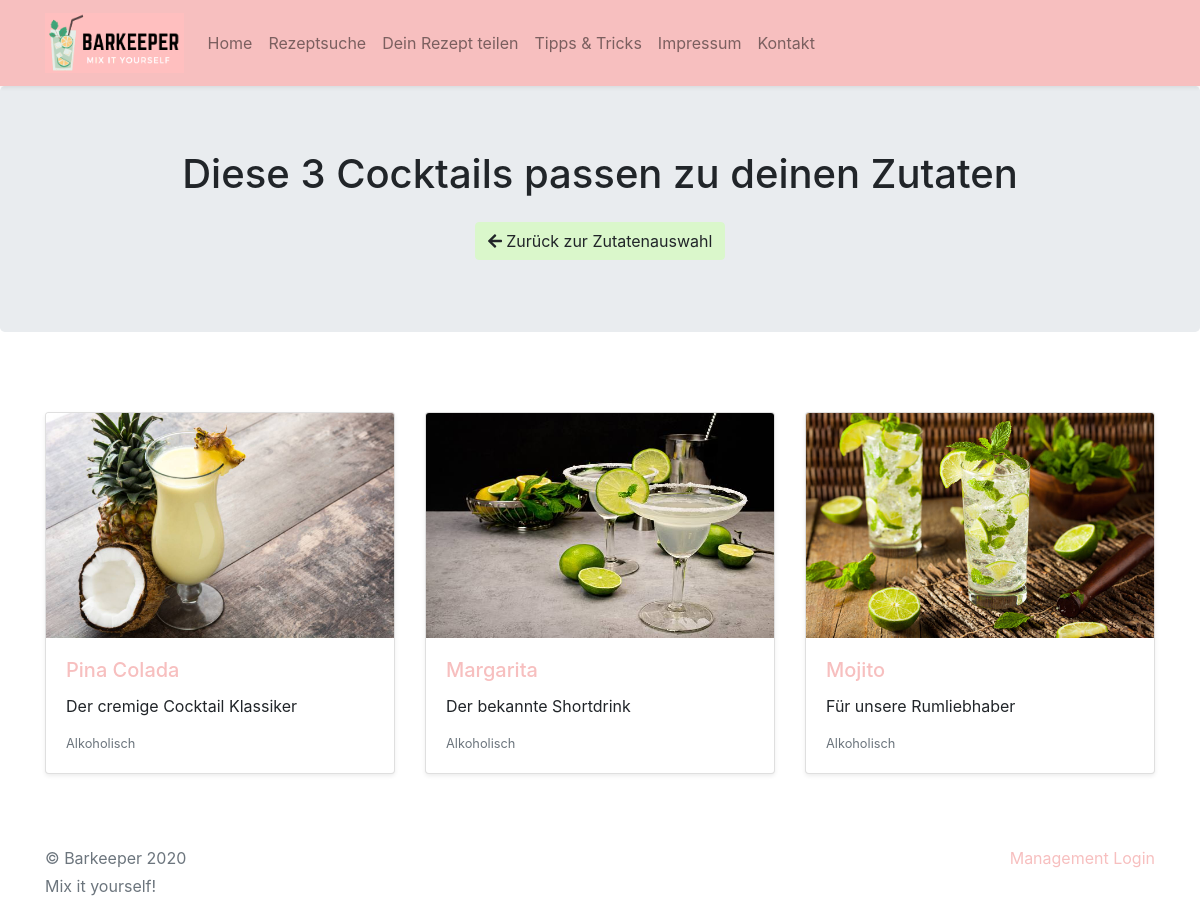
The app's page /cocktail-results.php with its own data.
### tables this page shows
CREATE TABLE `cocktails` (
  `id` int(11) NOT NULL,
  `title` varchar(255) NOT NULL,
  `description` text NOT NULL,
  `preparation` text NOT NULL,
  `image` varchar(255) DEFAULT NULL,
  `alcoholic` tinyint(1) NOT NULL DEFAULT 1,
  `released` tinyint(1) NOT NULL DEFAULT 0,
  `created_at` timestamp NOT NULL DEFAULT current_timestamp(),
  `updated_at` timestamp NOT NULL DEFAULT current_timestamp()
);

### database/cocktails.php (called while the page is built, shortened)
<?php
require_once($_SERVER["DOCUMENT_ROOT"]."/database/models/cocktail.php");
require_once($_SERVER["DOCUMENT_ROOT"]."/database/models/cocktail-ingredient.php");
class Cocktails {
    private $db;
    function __construct()
    {
        global $dbConnection;
        $this->db = $dbConnection;
    }
    private function _getIngredients($id) {
        $ingredients = [];
        $stmt = $this->db->prepare("SELECT * FROM `cocktail_ingredients` INNER JOIN ingredients ON cocktail_ingredients.ingredient_id = ingredients.id WHERE cocktail_ingredients.cocktail_id = ?");
        $stmt->bind_param('i', $id);
        $succ = $stmt->execute();
        if($succ) {
            $res = $stmt->get_result();
            while ($row = $res->fetch_array())
            {
                $i = new CocktailIngredient();
                $i->setId($row["id"]);
                $i->setIngredientId($row["ingredient_id"]);
                $i->setCocktailId($row["cocktail_id"]);
                $i->setAmount($row["amount"]);
                $i->setTitle($row["title"]);
                array_push($ingredients, $i);
            }
        }
        return $ingredients;
    }
    public function findAllWithIngredients($ingredients = [], $and = true) {
        $cocktails = [];
        $sql = "SELECT cocktails.* FROM `cocktail_ingredients` INNER JOIN `cocktails` ON cocktail_ingredients.cocktail_id = cocktails.id WHERE released = 1";
        $ingCount = count($ingredients);
        $sql = $sql . " GROUP BY cocktails.id";
        $stmt = $this->db->prepare($sql);
        $succ = $stmt->execute();
        if($succ) {
            $res = $stmt->get_result();
            while ($cocktail = $res->fetch_array())
            {
                $i = new Cocktail();
                $i->setId($cocktail["id"]);
                $i->setTitle($cocktail["title"]);
                $i->setDescription($cocktail["description"]);
                $i->setPreparation($cocktail["preparation"]);
                $i->setImage($cocktail["image"]);
                $i->setAlcoholic($cocktail["alcoholic"]);
                $i->setIngredients($this->_getIngredients($cocktail["id"]));
                array_push($cocktails, $i);
            }
        }
        return $cocktails;
    }
}

### database/models/cocktail.php (called while the page is built, shortened)
<?php
class Cocktail {
    private $id;
    private $title;
    private $description;
    private $image;
    private $alcoholic;
    public function getId() {
        return $this->id;
    }
    public function setId($id) {
        $this->id = $id;
    }
    public function getTitle() {
        return $this->title;
    }
    public function setTitle($title) {
        $this->title = $title;
    }
    public function getDescription() {
        return $this->description;
    }
    public function setDescription($description) {
        $this->description = $description;
    }
    public function getImage() {
        return $this->image;
    }
    public function setImage($image) {
        $this->image = $image;
    }
    public function setAlcoholic($alcoholic) {
        $this->alcoholic = $alcoholic;
    }
    public function isAlcoholic() {
        if($this->alcoholic) {
            return "Alkoholisch";
        } else {
            return "Unalkoholisch";
        }
    }
}

### cocktail-results.php (the view, shortened to what this page needs)
<?php
    require($_SERVER["DOCUMENT_ROOT"]."/database/cocktails.php");
    $cocktailsFactory = new Cocktails();
    $ingredientIDs = [];
    $containAllIngredients = false;
    $cocktails = $cocktailsFactory->findAllWithIngredients($ingredientIDs, $containAllIngredients);
?>
<!DOCTYPE html>
<html lang="de">
<head>
    <link rel="stylesheet" href="/assets/css/bootstrap.min.css">
</head>
<body>
    <?php
        include($_SERVER["DOCUMENT_ROOT"]."/includes/header.php");
    ?>
    <main role="main">
        <section class="jumbotron text-center">
            <div class="container">
                <h1>Diese <?php echo (count($cocktails) > 0 ? count($cocktails) : ""); ?> Cocktails passen zu deinen Zutaten</h1>
                <p class="mb-0">
                    <a href="/cocktail-finder.php" class="btn btn-secondary my-2"><i class="fas fa-arrow-left"></i> Zurück zur Zutatenauswahl</a>
                </p>
            </div>
        </section>
        <div class="py-5">
            <div class="container">
                <div class="row">
                    <?php
                        if(count($cocktails) === 0) {
                            echo '<div class="col-md-12">
                                <div class="alert alert-primary" role="alert">
                                    <h4>Leider haben wir kein Cocktail zu deinen ausgewählten Zutaten gefunden <i class="far fa-frown float-right"></i></h4>
                                </div>
                            </div>';
                        } else {
                            foreach ($cocktails as $key => $cocktail) {
                                echo '<div class="col-md-6 col-lg-4">
                                        <div class="card mb-4 shadow-sm">
                                            <img class="bd-placeholder-img card-img-top" width="100%" height="225" src="/assets/images/cocktails/' . $cocktail->getImage() . '">
                                            <div class="card-body">
                                                <h5 class="card-title"><a href="/cocktail.php?id='.$cocktail->getId().'">' . $cocktail->getTitle() . '</a></h5>
                                                <p class="card-text">' . $cocktail->getDescription() . '</p>
                                                <div class="d-flex justify-content-between align-items-center">
                                                    <small class="text-muted">' . $cocktail->isAlcoholic() . '</small>
                                                </div>
                                            </div>
                                        </div>
                                    </div>';
                            }
                        }
                    ?>
                </div>
            </div>
        </div>
    </main>
    <?php
        include($_SERVER["DOCUMENT_ROOT"]."/includes/footer.php");
    ?>
</body>
</html>

### records on screen
cocktails: image (picture), title "Pina Colada", description "Der cremige Cocktail Klassiker", alcoholic "Alkoholisch"
cocktails: image (picture), title "Margarita", description "Der bekannte Shortdrink", alcoholic "Alkoholisch"
cocktails: image (picture), title "Mojito", description "Für unsere Rumliebhaber", alcoholic "Alkoholisch"

### other values on screen
count($cocktails) "3"
